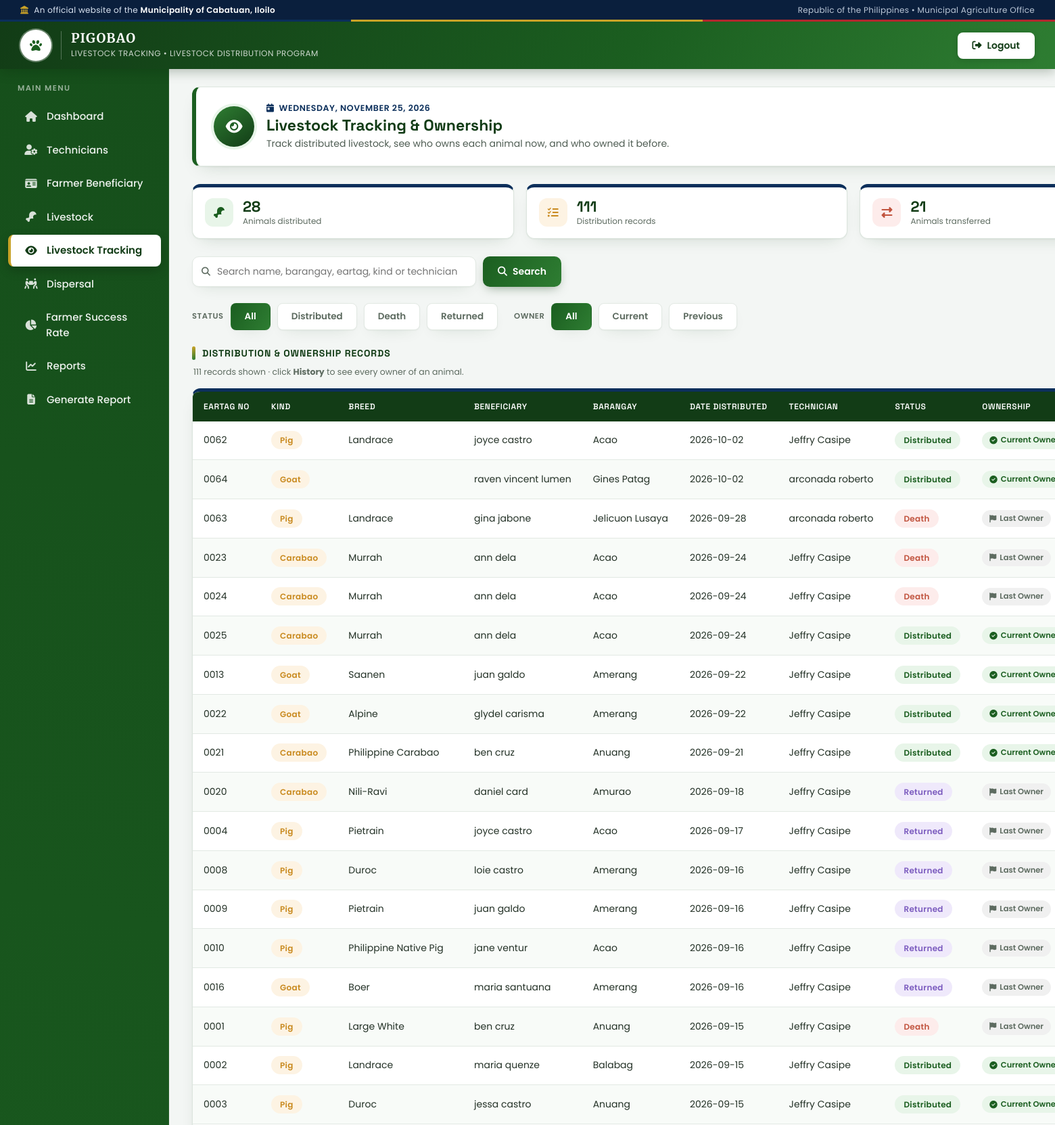
The app's page /tracking.php (signed in, upper part) with its own data.
### tables this page shows
CREATE TABLE `distributions` (
  `distribution_id` int(10) UNSIGNED NOT NULL,
  `technician_id` int(10) UNSIGNED NOT NULL,
  `beneficiary_id` int(10) UNSIGNED NOT NULL,
  `livestock_id` int(10) UNSIGNED NOT NULL,
  `quantity` int(10) UNSIGNED NOT NULL DEFAULT 1,
  `distribution_date` date NOT NULL,
  `distribution_location` varchar(150) DEFAULT NULL,
  `batch_no` varchar(50) NOT NULL,
  `remarks` text DEFAULT NULL,
  `status` enum('active','returned','death') NOT NULL DEFAULT 'active',
  `return_date` date DEFAULT NULL,
  `return_reason` varchar(255) DEFAULT NULL,
  `returned_to_beneficiary_id` int(10) UNSIGNED DEFAULT NULL,
  `report_type` varchar(100) DEFAULT NULL,
  `report_content` text DEFAULT NULL,
  `report_date` date DEFAULT NULL,
  `death_date` date DEFAULT NULL,
  `death_cause` varchar(255) DEFAULT NULL,
  `death_type` enum('natural','disease','accident','unknown','other') DEFAULT NULL,
  `death_remarks` text DEFAULT NULL,
  `closed_at` datetime DEFAULT NULL,
  `closed_by` int(10) UNSIGNED DEFAULT NULL,
  `created_at` timestamp NOT NULL DEFAULT current_timestamp(),
  `updated_at` timestamp NOT NULL DEFAULT current_timestamp() ON UPDATE current_timestamp()
);

CREATE TABLE `livestock` (
  `livestock_id` int(10) UNSIGNED NOT NULL,
  `kind` enum('goat','pig','carabao') NOT NULL,
  `breed` varchar(100) NOT NULL,
  `sex` enum('Male','Female','Unknown') NOT NULL DEFAULT 'Unknown',
  `birth_date` date DEFAULT NULL,
  `batch_no` varchar(50) NOT NULL,
  `status` enum('available','distributed','dead','retired') NOT NULL DEFAULT 'available',
  `created_at` timestamp NOT NULL DEFAULT current_timestamp(),
  `updated_at` timestamp NOT NULL DEFAULT current_timestamp() ON UPDATE current_timestamp()
);

CREATE TABLE `beneficiaries` (
  `beneficiary_id` int(10) UNSIGNED NOT NULL,
  `firstname` varchar(50) NOT NULL,
  `middlename` varchar(50) DEFAULT NULL,
  `lastname` varchar(50) NOT NULL,
  `extension_name` varchar(10) DEFAULT NULL,
  `gender` enum('Male','Female') NOT NULL,
  `barangay_id` int(10) UNSIGNED NOT NULL,
  `contact` varchar(50) DEFAULT NULL,
  `civil_status` enum('Single','Married','Widowed','Separated') DEFAULT NULL,
  `birthdate` date DEFAULT NULL,
  `photo` varchar(255) DEFAULT NULL,
  `registered_at` timestamp NOT NULL DEFAULT current_timestamp(),
  `status` enum('active','inactive') NOT NULL DEFAULT 'active'
);

CREATE TABLE `barangays` (
  `barangay_id` int(10) UNSIGNED NOT NULL,
  `barangay_name` varchar(100) NOT NULL
);

CREATE TABLE `technicians` (
  `technician_id` int(10) UNSIGNED NOT NULL,
  `name` varchar(150) NOT NULL,
  `email` varchar(100) NOT NULL,
  `username` varchar(100) NOT NULL,
  `password` varchar(255) NOT NULL,
  `contact` varchar(50) DEFAULT NULL,
  `status` enum('active','inactive') NOT NULL DEFAULT 'active',
  `created_at` timestamp NOT NULL DEFAULT current_timestamp(),
  `updated_at` timestamp NOT NULL DEFAULT current_timestamp() ON UPDATE current_timestamp()
);

### tracking.php (the view, shortened to what this page needs)
<?php
require '../db.php';
$search = isset($_GET['search']) ? trim($_GET['search']) : "";
$statusFilter = isset($_GET['status']) ? trim($_GET['status']) : "";
if(!in_array($statusFilter, ['distributed','death','returned'], true)){
    $statusFilter = "";
}
$ownerFilter = isset($_GET['owner']) ? trim($_GET['owner']) : "";
if(!in_array($ownerFilter, ['current','previous'], true)){
    $ownerFilter = "";
}
function tabUrl(array $override){
    global $search, $statusFilter, $ownerFilter;
    $q = array_merge(['search'=>$search,'status'=>$statusFilter,'owner'=>$ownerFilter], $override);
    return '?' . http_build_query($q);
}
$sql = "
    SELECT d.*, b.firstname, b.lastname, br.barangay_name,
           l.batch_no AS livestock_name, l.kind, l.breed, t.name AS technician_name
    FROM distributions d
    JOIN beneficiaries b ON d.beneficiary_id=b.beneficiary_id
    JOIN barangays br ON b.barangay_id=br.barangay_id
    JOIN livestock l ON d.livestock_id=l.livestock_id
    LEFT JOIN technicians t ON d.technician_id=t.technician_id
    ORDER BY d.livestock_id ASC, d.distribution_date ASC, d.distribution_id ASC
";
$result = $conn->query($sql);
$allRows = [];
if($result){
    while($row = $result->fetch_assoc()){
        $allRows[] = $row;
    }
}
$historyByLivestock = [];
foreach($allRows as $row){
    $historyByLivestock[$row['livestock_id']][] = $row;
}
$records = [];
foreach($historyByLivestock as $lid => $list){
    $lastIdx = count($list) - 1;
    foreach($list as $i => $r){
        $r['is_current'] = ($i === $lastIdx);
        $r['owner_count'] = count($list);
        $records[] = $r;
    }
}
$totalAnimals      = count($historyByLivestock);
$totalTransferred  = 0;
foreach($historyByLivestock as $list){
    if(count($list) > 1) $totalTransferred++;
}
$totalRecords = count($records);
$dbStatus = ($statusFilter === 'distributed') ? 'active' : $statusFilter;
$needle = mb_strtolower($search);
$distributed = array_values(array_filter($records, function($r) use ($needle, $dbStatus, $ownerFilter){
    if($dbStatus !== "" && $r['status'] !== $dbStatus) return false;
    if($ownerFilter === 'current'  && !$r['is_current']) return false;
    if($ownerFilter === 'previous' &&  $r['is_current']) return false;
    if($needle !== ""){
        $hay = mb_strtolower(implode(' ', [
            $r['firstname'].' '.$r['lastname'],
            $r['barangay_name'],
            $r['livestock_name'],
            $r['kind'],
            $r['breed'] ?? '',
            $r['technician_name'] ?? '',
        ]));
        if(mb_strpos($hay, $needle) === false) return false;
    }
    return true;
}));
usort($distributed, function($a, $b){
    return strtotime($b['distribution_date'] ?? '0') <=> strtotime($a['distribution_date'] ?? '0');
});
?>
<!DOCTYPE html>
<html lang="en">
<head>
<link rel="stylesheet" href="https://cdnjs.cloudflare.com/ajax/libs/font-awesome/6.4.0/css/all.min.css">
<link rel="stylesheet" href="https://cdn.jsdelivr.net/npm/bootstrap@5.3.0/dist/css/bootstrap.min.css">
</head>
<body>
<div class="gov-strip">
    <div class="left">
        <i class="fas fa-landmark"></i>
        <span>An official website of the <strong>Municipality of Cabatuan, Iloilo</strong></span>
    </div>
    <div class="right">Republic of the Philippines &bull; Municipal Agriculture Office</div>
</div>
<header>
    <div class="brand">
        <div class="seal">
        </div>
        <div class="titles">
            <h1>PIGOBAO</h1>
            <small>Livestock Tracking &bull; Livestock Distribution Program</small>
        </div>
    </div>
    <a href="../adminlog_out.php" class="logout"><i class="fas fa-right-from-bracket"></i> Logout</a>
</header>
<div class="sidebar">
    <div class="menu-title">Main Menu</div>
    <a href="../admin_dashboard.php"><i class="fas fa-home"></i> Dashboard</a>
    <a href="./add-technician.php"><i class="fas fa-user-cog"></i> Technicians</a>
    <a href="./farmer-beneficiary.php"><i class="fas fa-id-card"></i> Farmer Beneficiary</a>
    <a href="./add-livestock.php"><i class="fas fa-drumstick-bite"></i> Livestock</a>
    <a href="./tracking.php" class="active"><i class="fas fa-eye"></i> Livestock Tracking</a>
    <a href="./dispersal.php"><i class="fas fa-people-carry-box"></i> Dispersal</a>
    <a href="./farmer-success-rate.php"><i class="fas fa-chart-pie"></i> Farmer Success Rate</a>
    <a href="./reports.php"><i class="fas fa-chart-line"></i> Reports</a>
    <a href="./generate-report.php"><i class="fas fa-file-alt"></i> Generate Report</a>
</div>
<div class="main-content">
    <div class="page-card">
        <div class="page-icon"><i class="fas fa-eye"></i></div>
        <div class="page-info">
            <div class="page-date"><i class="fas fa-calendar-day"></i> <?= date('l, F j, Y') ?></div>
            <h2>Livestock Tracking &amp; Ownership</h2>
            <p>Track distributed livestock, see who owns each animal now, and who owned it before.</p>
        </div>
    </div>
    <div class="stat-row">
        <div class="stat-card">
            <div class="stat-ico green"><i class="fas fa-drumstick-bite"></i></div>
            <div><div class="stat-num"><?= $totalAnimals ?></div><div class="stat-lbl">Animals distributed</div></div>
        </div>
        <div class="stat-card">
            <div class="stat-ico amber"><i class="fas fa-list-check"></i></div>
            <div><div class="stat-num"><?= $totalRecords ?></div><div class="stat-lbl">Distribution records</div></div>
        </div>
        <div class="stat-card">
            <div class="stat-ico clay"><i class="fas fa-right-left"></i></div>
            <div><div class="stat-num"><?= $totalTransferred ?></div><div class="stat-lbl">Animals transferred</div></div>
        </div>
    </div>
    <form method="GET" class="search-bar">
        <div class="search-input-wrap">
            <i class="fas fa-search"></i>
            <input type="text" name="search" placeholder="Search name, barangay, eartag, kind or technician" value="<?= htmlspecialchars($search) ?>">
        </div>
        <button type="submit"><i class="fas fa-search"></i> Search</button>
    </form>
    <div class="filter-row">
        <div class="filter-group">
            <span class="filter-title">Status</span>
            <div class="status-tabs">
                <a href="<?= tabUrl(['status'=>'']) ?>" class="status-tab <?= $statusFilter === '' ? 'active' : '' ?>">All</a>
                <a href="<?= tabUrl(['status'=>'distributed']) ?>" class="status-tab distributed <?= $statusFilter === 'distributed' ? 'active' : '' ?>">Distributed</a>
                <a href="<?= tabUrl(['status'=>'death']) ?>" class="status-tab death <?= $statusFilter === 'death' ? 'active' : '' ?>">Death</a>
                <a href="<?= tabUrl(['status'=>'returned']) ?>" class="status-tab returned <?= $statusFilter === 'returned' ? 'active' : '' ?>">Returned</a>
            </div>
        </div>
        <div class="filter-group">
            <span class="filter-title">Owner</span>
            <div class="status-tabs">
                <a href="<?= tabUrl(['owner'=>'']) ?>" class="status-tab <?= $ownerFilter === '' ? 'active' : '' ?>">All</a>
                <a href="<?= tabUrl(['owner'=>'current']) ?>" class="status-tab <?= $ownerFilter === 'current' ? 'active' : '' ?>">Current</a>
                <a href="<?= tabUrl(['owner'=>'previous']) ?>" class="status-tab death <?= $ownerFilter === 'previous' ? 'active' : '' ?>">Previous</a>
            </div>
        </div>
    </div>
    <p class="section-label">Distribution &amp; Ownership Records</p>
    <p class="result-count"><?= count($distributed) ?> record<?= count($distributed) === 1 ? '' : 's' ?> shown &middot; click <strong>History</strong> to see every owner of an animal.</p>
    <div class="table-card">
        <div class="table-responsive">
            <table class="pg-table">
                <thead>
                    <tr>
                        <th>Eartag no</th>
                        <th>Kind</th>
                        <th>Breed</th>
                        <th>Beneficiary</th>
                        <th>Barangay</th>
                        <th>Date Distributed</th>
                        <th>Technician</th>
                        <th>Status</th>
                        <th>Ownership</th>
                    </tr>
                </thead>
                <tbody>
                    <?php if(count($distributed) > 0): ?>
                        <?php foreach($distributed as $d): ?>
                            <?php
                                $isActive  = ($d['status'] === 'active');
                                $pillClass = $isActive ? 'distributed' : htmlspecialchars($d['status']);
                                $pillLabel = $isActive ? 'Distributed' : htmlspecialchars($d['status']);
                                if(!$d['is_current']){
                                    $ownClass = 'previous'; $ownLabel = 'Previous Owner'; $ownIcon = 'fa-clock-rotate-left';
                                } elseif($isActive){
                                    $ownClass = 'current';  $ownLabel = 'Current Owner';  $ownIcon = 'fa-circle-check';
                                } else {
                                    $ownClass = 'last';     $ownLabel = 'Last Owner';     $ownIcon = 'fa-flag';
                                }
                            ?>
                            <tr>
                                <td><?= htmlspecialchars($d['livestock_name']) ?></td>
                                <td><span class="kind-pill"><?= htmlspecialchars($d['kind']) ?></span></td>
                                <td><?= htmlspecialchars($d['breed'] ?? '—') ?></td>
                                <td><?= htmlspecialchars($d['firstname']." ".$d['lastname']) ?></td>
                                <td><?= htmlspecialchars($d['barangay_name']) ?></td>
                                <td><?= htmlspecialchars($d['distribution_date']) ?></td>
                                <td><?= htmlspecialchars($d['technician_name'] ?? '—') ?></td>
                                <td><span class="status-pill <?= $pillClass ?>"><?= $pillLabel ?></span></td>
                                <td><span class="own-flag <?= $ownClass ?>"><i class="fas <?= $ownIcon ?>"></i> <?= $ownLabel ?></span></td>
                            </tr>
                        <?php endforeach; ?>
                    <?php else: ?>
                        <tr><td colspan="10" class="empty-row"><em>No distributions found</em></td></tr>
                    <?php endif; ?>
                </tbody>
            </table>
        </div>
    </div>
</div>
</body>
</html>

### records on screen
distributions: livestock.batch_no "0062", livestock.kind "Pig", livestock.breed "Landrace", beneficiary.lastname "joyce castro", barangays.barangay_name "Acao", distribution_date "2026-10-02", technician.name "Jeffry Casipe", status "Distributed", status "Current…"
distributions: livestock.batch_no "0064", livestock.kind "Goat", beneficiary.lastname "raven vincent lumen", barangays.barangay_name "Gines Patag", distribution_date "2026-10-02", technician.name "arconada roberto", status "Distributed", status "Current…"
distributions: livestock.batch_no "0063", livestock.kind "Pig", livestock.breed "Landrace", beneficiary.lastname "gina jabone", barangays.barangay_name "Jelicuon Lusaya", distribution_date "2026-09-28", closed_by.name "arconada roberto", status "Death", status "Last Owner"
distributions: livestock.batch_no "0023", livestock.kind "Carabao", livestock.breed "Murrah", beneficiary.lastname "ann dela", barangays.barangay_name "Acao", distribution_date "2026-09-24", closed_by.name "Jeffry Casipe", status "Death", status "Last Owner"
distributions: livestock.batch_no "0024", livestock.kind "Carabao", livestock.breed "Murrah", beneficiary.lastname "ann dela", barangays.barangay_name "Acao", distribution_date "2026-09-24", closed_by.name "Jeffry Casipe", status "Death", status "Last Owner"
distributions: livestock.batch_no "0025", livestock.kind "Carabao", livestock.breed "Murrah", beneficiary.lastname "ann dela", barangays.barangay_name "Acao", distribution_date "2026-09-24", technician.name "Jeffry Casipe", status "Distributed", status "Current…"
distributions: livestock.batch_no "0013", livestock.kind "Goat", livestock.breed "Saanen", beneficiary.lastname "juan galdo", barangays.barangay_name "Amerang", distribution_date "2026-09-22", technician.name "Jeffry Casipe", status "Distributed", status "Current…"
distributions: livestock.batch_no "0022", livestock.kind "Goat", livestock.breed "Alpine", beneficiary.lastname "glydel carisma", barangays.barangay_name "Amerang", distribution_date "2026-09-22", technician.name "Jeffry Casipe", status "Distributed", status "Current…"
distributions: livestock.batch_no "0021", livestock.kind "Carabao", livestock.breed "Philippine Carabao", beneficiary.lastname "ben cruz", barangays.barangay_name "Anuang", distribution_date "2026-09-21", technician.name "Jeffry Casipe", status "Distributed", status "Current…"
distributions: livestock.batch_no "0020", livestock.kind "Carabao", livestock.breed "Nili-Ravi", beneficiary.lastname "daniel card", barangays.barangay_name "Amurao", distribution_date "2026-09-18", closed_by.name "Jeffry Casipe", status "Returned", status "Last Owner"
distributions: livestock.batch_no "0004", livestock.kind "Pig", livestock.breed "Pietrain", beneficiary.lastname "joyce castro", barangays.barangay_name "Acao", distribution_date "2026-09-17", closed_by.name "Jeffry Casipe", status "Returned", status "Last Owner"
distributions: livestock.batch_no "0008", livestock.kind "Pig", livestock.breed "Duroc", beneficiary.lastname "loie castro", barangays.barangay_name "Amerang", distribution_date "2026-09-16", closed_by.name "Jeffry Casipe", status "Returned", status "Last Owner"
distributions: livestock.batch_no "0009", livestock.kind "Pig", livestock.breed "Pietrain", beneficiary.lastname "juan galdo", barangays.barangay_name "Amerang", distribution_date "2026-09-16", closed_by.name "Jeffry Casipe", status "Returned", status "Last Owner"
distributions: livestock.batch_no "0010", livestock.kind "Pig", livestock.breed "Philippine Native Pig", beneficiary.lastname "jane ventur", barangays.barangay_name "Acao", distribution_date "2026-09-16", closed_by.name "Jeffry Casipe", status "Returned", status "Last Owner"
distributions: livestock.batch_no "0016", livestock.kind "Goat", livestock.breed "Boer", beneficiary.lastname "maria santuana", barangays.barangay_name "Amerang", distribution_date "2026-09-16", closed_by.name "Jeffry Casipe", status "Returned", status "Last Owner"
distributions: livestock.batch_no "0001", livestock.kind "Pig", livestock.breed "Large White", beneficiary.lastname "ben cruz", barangays.barangay_name "Anuang", distribution_date "2026-09-15", closed_by.name "Jeffry Casipe", status "Death", status "Last Owner"
distributions: livestock.batch_no "0002", livestock.kind "Pig", livestock.breed "Landrace", beneficiary.lastname "maria quenze", barangays.barangay_name "Balabag", distribution_date "2026-09-15", technician.name "Jeffry Casipe", status "Distributed", status "Current…"
distributions: livestock.batch_no "0003", livestock.kind "Pig", livestock.breed "Duroc", beneficiary.lastname "jessa castro", barangays.barangay_name "Anuang", distribution_date "2026-09-15", technician.name "Jeffry Casipe", status "Distributed", status "Current…"

### other values on screen
$totalAnimals "28"
$totalRecords "111"
$totalTransferred "21"
count($distributed) "111"
